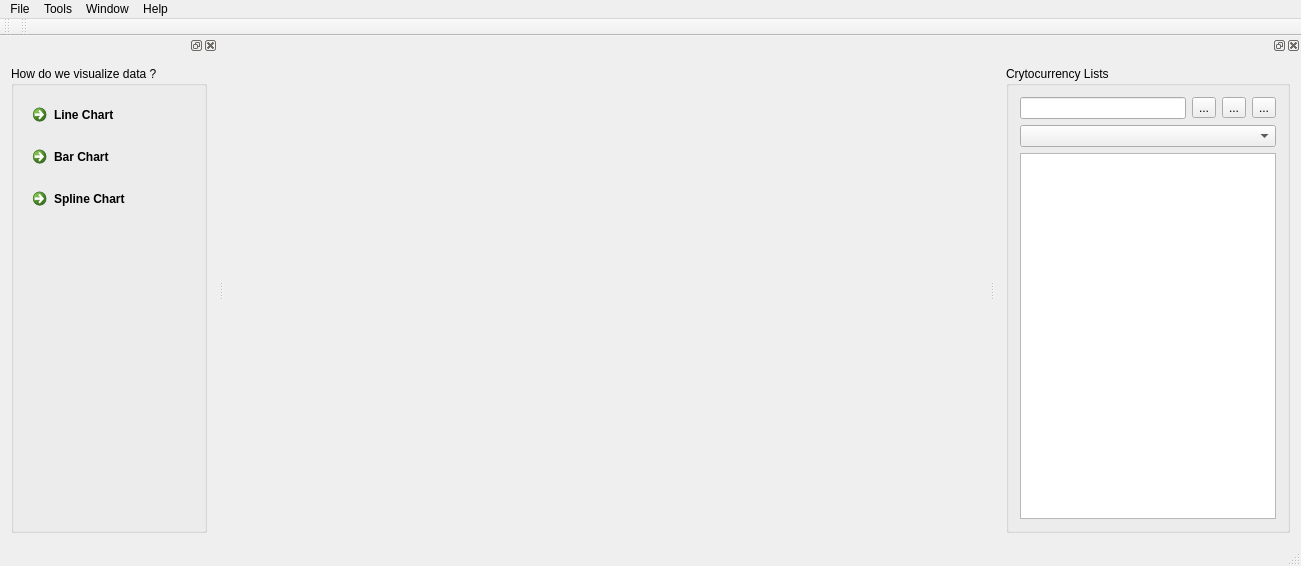
<?xml version="1.0" encoding="UTF-8"?>
<ui version="4.0">
 <class>MainWindow</class>
 <widget class="QMainWindow" name="MainWindow">
  <property name="geometry">
   <rect>
    <x>0</x>
    <y>0</y>
    <width>1301</width>
    <height>566</height>
   </rect>
  </property>
  <property name="windowTitle">
   <string>MainWindow</string>
  </property>
  <widget class="QWidget" name="centralWidget"/>
  <widget class="QMenuBar" name="menuBar">
   <property name="geometry">
    <rect>
     <x>0</x>
     <y>0</y>
     <width>1301</width>
     <height>23</height>
    </rect>
   </property>
   <widget class="QMenu" name="menuFile">
    <property name="title">
     <string>File</string>
    </property>
   </widget>
   <widget class="QMenu" name="menuTools">
    <property name="title">
     <string>Tools</string>
    </property>
   </widget>
   <widget class="QMenu" name="menuWindow">
    <property name="title">
     <string>Window</string>
    </property>
   </widget>
   <widget class="QMenu" name="menuHelp">
    <property name="title">
     <string>Help</string>
    </property>
    <addaction name="actionAbout_CryVisualization"/>
    <addaction name="actionAbout_CryWS_API"/>
    <addaction name="separator"/>
    <addaction name="actionAbout_Qt"/>
   </widget>
   <addaction name="menuFile"/>
   <addaction name="menuTools"/>
   <addaction name="menuWindow"/>
   <addaction name="menuHelp"/>
  </widget>
  <widget class="QToolBar" name="mainToolBar">
   <attribute name="toolBarArea">
    <enum>TopToolBarArea</enum>
   </attribute>
   <attribute name="toolBarBreak">
    <bool>false</bool>
   </attribute>
  </widget>
  <widget class="QStatusBar" name="statusBar"/>
  <widget class="QDockWidget" name="dockWidget">
   <attribute name="dockWidgetArea">
    <number>1</number>
   </attribute>
   <widget class="QWidget" name="dockWidgetContents">
    <layout class="QVBoxLayout" name="verticalLayout_2">
     <item>
      <widget class="QGroupBox" name="groupBox">
       <property name="title">
        <string>How do we visualize data ?</string>
       </property>
       <layout class="QVBoxLayout" name="verticalLayout">
        <item>
         <widget class="QCommandLinkButton" name="commandLinkButton">
          <property name="text">
           <string>Line Chart</string>
          </property>
          <property name="checkable">
           <bool>true</bool>
          </property>
         </widget>
        </item>
        <item>
         <widget class="QCommandLinkButton" name="commandLinkButton_2">
          <property name="text">
           <string>Bar Chart</string>
          </property>
          <property name="checkable">
           <bool>true</bool>
          </property>
         </widget>
        </item>
        <item>
         <widget class="QCommandLinkButton" name="commandLinkButton_3">
          <property name="text">
           <string>Spline Chart</string>
          </property>
          <property name="checkable">
           <bool>true</bool>
          </property>
         </widget>
        </item>
        <item>
         <spacer name="verticalSpacer">
          <property name="orientation">
           <enum>Qt::Vertical</enum>
          </property>
          <property name="sizeHint" stdset="0">
           <size>
            <width>20</width>
            <height>206</height>
           </size>
          </property>
         </spacer>
        </item>
       </layout>
      </widget>
     </item>
    </layout>
   </widget>
  </widget>
  <widget class="QDockWidget" name="dockWidget_2">
   <attribute name="dockWidgetArea">
    <number>2</number>
   </attribute>
   <widget class="QWidget" name="dockWidgetContents_2">
    <layout class="QVBoxLayout" name="verticalLayout_4">
     <item>
      <widget class="QGroupBox" name="groupBox_2">
       <property name="title">
        <string>Crytocurrency Lists</string>
       </property>
       <layout class="QVBoxLayout" name="verticalLayout_3">
        <item>
         <layout class="QHBoxLayout" name="horizontalLayout">
          <item>
           <widget class="QLineEdit" name="lineEdit"/>
          </item>
          <item>
           <widget class="QToolButton" name="toolButton">
            <property name="text">
             <string>...</string>
            </property>
           </widget>
          </item>
          <item>
           <widget class="QToolButton" name="toolButton_2">
            <property name="text">
             <string>...</string>
            </property>
           </widget>
          </item>
          <item>
           <widget class="QToolButton" name="toolButton_3">
            <property name="text">
             <string>...</string>
            </property>
           </widget>
          </item>
         </layout>
        </item>
        <item>
         <widget class="QComboBox" name="comboBox"/>
        </item>
        <item>
         <widget class="QListView" name="listView"/>
        </item>
       </layout>
      </widget>
     </item>
    </layout>
   </widget>
  </widget>
  <widget class="QToolBar" name="toolBar">
   <property name="windowTitle">
    <string>toolBar</string>
   </property>
   <attribute name="toolBarArea">
    <enum>TopToolBarArea</enum>
   </attribute>
   <attribute name="toolBarBreak">
    <bool>false</bool>
   </attribute>
  </widget>
  <action name="actionAbout_CryVisualization">
   <property name="text">
    <string>About CryVisualization</string>
   </property>
  </action>
  <action name="actionAbout_CryWS_API">
   <property name="text">
    <string>About CryWS API</string>
   </property>
  </action>
  <action name="actionAbout_Qt">
   <property name="text">
    <string>About Qt</string>
   </property>
  </action>
 </widget>
 <layoutdefault spacing="6" margin="11"/>
 <resources/>
 <connections/>
</ui>
